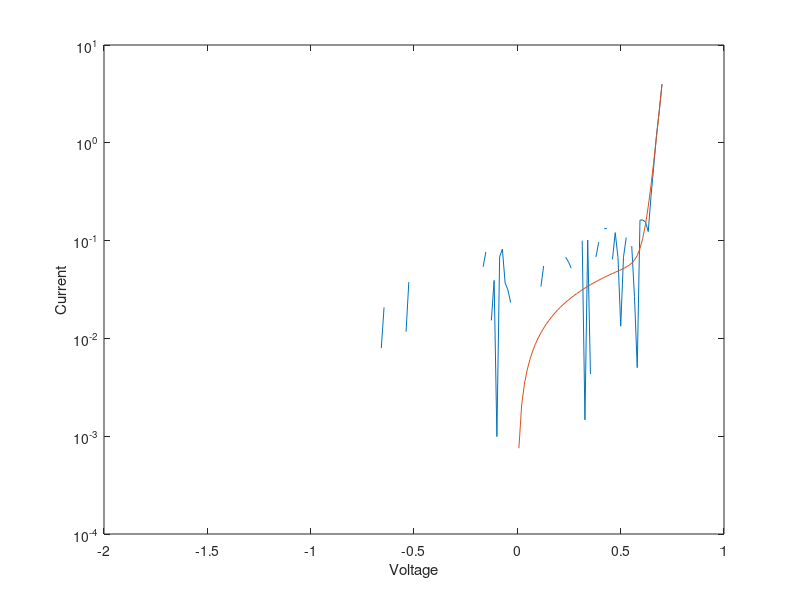
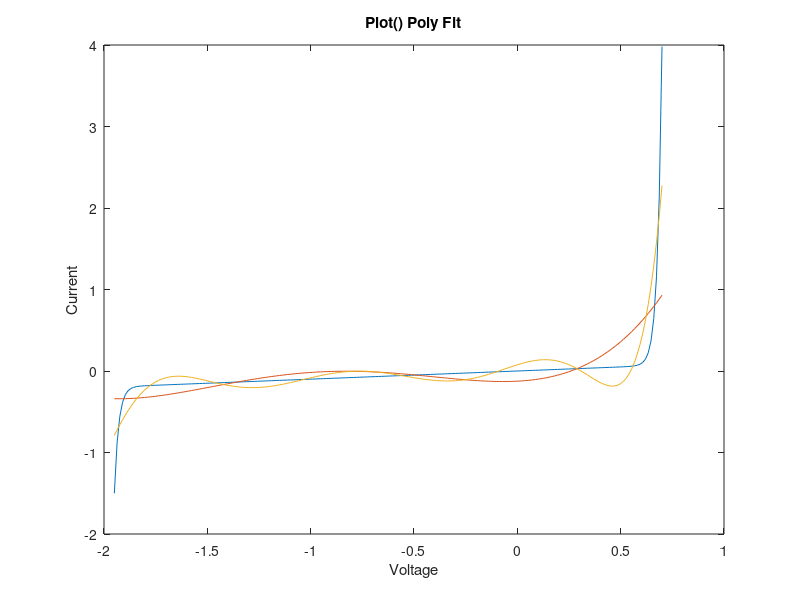
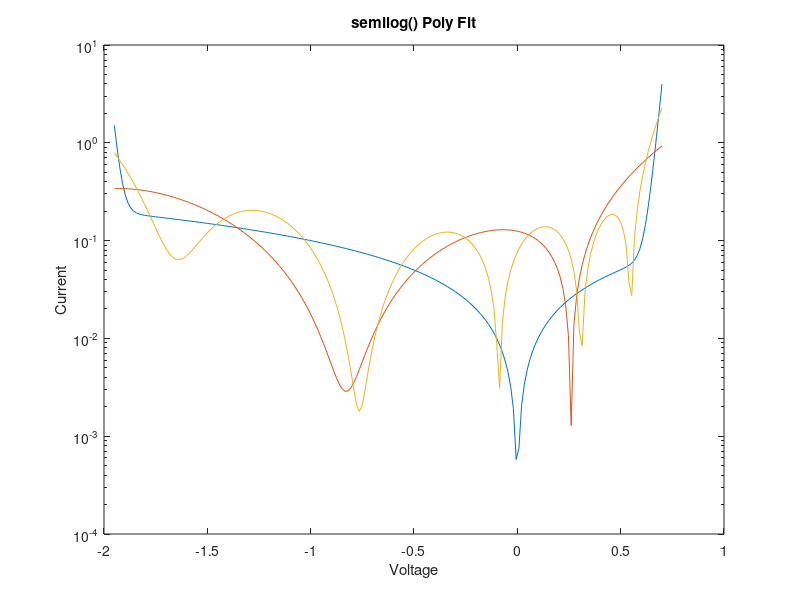

The MATLAB script that drew these images, in order: (Note: this script raises an error after producing the figures.)
% Part 1
Is = 0.01e-12;
Ib = 0.1e-12;
Vb = 1.3;
Gp = 0.1; 

V = linspace(-1.95,0.7,200);
L = length(V); 
I = zeros(1,L); 

Ir = -0.1 + (0.2).*rand(1,L);
Ivar = zeros(1,L);

% fill I vectors 
for k =1:200
    I(k) = Is*(exp((1.2/.025)*V(k))-1)+(Gp*V(k))-(Ib*exp(-(1.2/0.025)*(V(k) +Vb)-1)); 
    Ivar(k) = I(k)+Ir(k); 
end
figure(1)
plot(V,Ivar)
hold on 
semilogy(V,I)
xlabel 'Voltage' 
ylabel 'Current' 

% Part 2
PI4 = polyfit(V,I,4);
PI8 = polyfit(V,I,8);

Y4 = polyval(PI4,V);
Y8 = polyval(PI8,V);

figure(2) 
plot(V,I)
hold on 
plot(V,Y4)
plot(V,Y8)
title 'Plot() Poly Fit'
xlabel 'Voltage'
ylabel 'Current'

figure(3) 
semilogy(V,abs(I))
hold on 
semilogy(V,abs(Y4))
semilogy(V,abs(Y8))
title 'semilog() Poly Fit'
xlabel 'Voltage'
ylabel 'Current'

% Part 3: Non Linear curve fitting 
I = I';
V = V';
%first case 
fo1 = fittype('A.*(exp(1.2*x/25e-3)-1) + 0.1.*x - C*(exp(1.2*(-(x+1.3))/25e-3)-1)');
FO1 = fit(V,I,fo1);
If1 = FO1(V);

%Second Case 
fo2 = fittype('A.*(exp(1.2*x/25e-3)-1) + B.*x - C*(exp(1.2*(-(x+1.3))/25e-3)-1)');
FO2 = fit(V,I,fo2);
If2 = FO2(V);

%Third Case 
fo3 = fittype('A.*(exp(1.2*x/25e-3)-1) + B.*x - C*(exp(1.2*(-(x+D))/25e-3)-1)');
FO3 = fit(V,I,fo3);
If3 = FO3(V);

figure(4) 
plot(V,If1)
hold on
plot(V,If2)
plot(V,If3)
legend('If1','If2','If3')

figure(5)
semilogy(V,abs(If1))
hold on 
semilogy(V,abs(If2))
semilogy(V,abs(If3))
legend('If1','If2','If3')

% Part 4: Neutral Net 

inputs = V.';
targets = I.';
hiddenLayerSize = 10;
net = fitnet(hiddenLayerSize);
net.divideParam.trainRatio = 70/100;
net.divideParam.valRatio = 15/100;
net.divideParam.testRatio = 15/100;
[net,tr] = train(net,inputs,targets);
outputs = net(inputs);
errors = gsubtract(outputs,targets);
performance = perform(net,targets,outputs);
view(net);
Inn = outputs;

figure(6)
plot(V,Inn)
hold on 
plot(V,I)
title 'Neural Fit'

figure(7)
semilogy(V,abs(Inn))
hold on 
semilogy(V,abs(I))
title 'Neural Fit SemiLog'